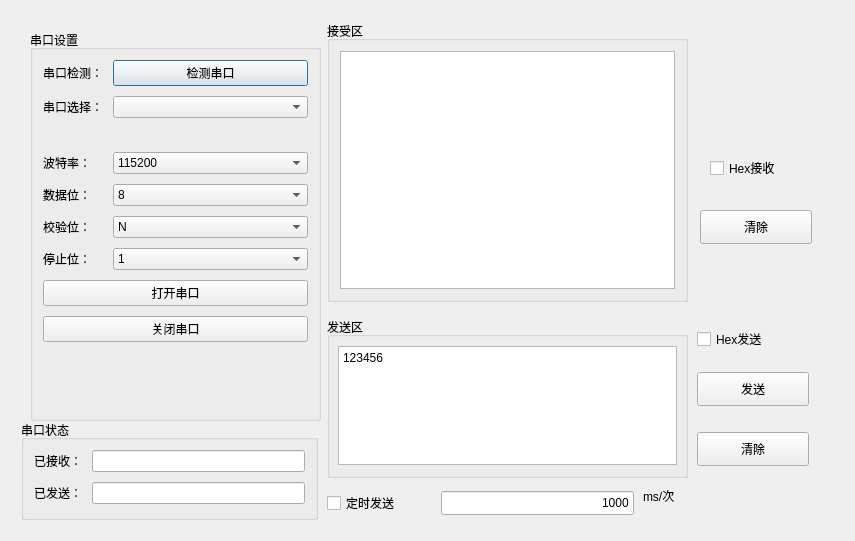
<?xml version="1.0" encoding="UTF-8"?>
<ui version="4.0">
 <class>Form</class>
 <widget class="QWidget" name="Form">
  <property name="geometry">
   <rect>
    <x>0</x>
    <y>0</y>
    <width>855</width>
    <height>541</height>
   </rect>
  </property>
  <property name="windowTitle">
   <string>Form</string>
  </property>
  <widget class="QGroupBox" name="formGroupBox">
   <property name="geometry">
    <rect>
     <x>30</x>
     <y>30</y>
     <width>291</width>
     <height>391</height>
    </rect>
   </property>
   <property name="title">
    <string>串口设置</string>
   </property>
   <layout class="QFormLayout" name="formLayout">
    <property name="horizontalSpacing">
     <number>10</number>
    </property>
    <property name="verticalSpacing">
     <number>10</number>
    </property>
    <property name="leftMargin">
     <number>10</number>
    </property>
    <property name="topMargin">
     <number>10</number>
    </property>
    <property name="rightMargin">
     <number>10</number>
    </property>
    <property name="bottomMargin">
     <number>10</number>
    </property>
    <item row="0" column="0">
     <widget class="QLabel" name="s1__lb_1">
      <property name="text">
       <string>串口检测：</string>
      </property>
     </widget>
    </item>
    <item row="0" column="1">
     <widget class="QPushButton" name="s1__box_1">
      <property name="text">
       <string>检测串口</string>
      </property>
      <property name="autoRepeatInterval">
       <number>100</number>
      </property>
      <property name="default">
       <bool>true</bool>
      </property>
     </widget>
    </item>
    <item row="1" column="0">
     <widget class="QLabel" name="s1__lb_2">
      <property name="text">
       <string>串口选择：</string>
      </property>
     </widget>
    </item>
    <item row="1" column="1">
     <widget class="QComboBox" name="s1__box_2"/>
    </item>
    <item row="3" column="0">
     <widget class="QLabel" name="s1__lb_3">
      <property name="text">
       <string>波特率：</string>
      </property>
     </widget>
    </item>
    <item row="3" column="1">
     <widget class="QComboBox" name="s1__box_3">
      <item>
       <property name="text">
        <string>115200</string>
       </property>
      </item>
      <item>
       <property name="text">
        <string>2400</string>
       </property>
      </item>
      <item>
       <property name="text">
        <string>4800</string>
       </property>
      </item>
      <item>
       <property name="text">
        <string>9600</string>
       </property>
      </item>
      <item>
       <property name="text">
        <string>14400</string>
       </property>
      </item>
      <item>
       <property name="text">
        <string>19200</string>
       </property>
      </item>
      <item>
       <property name="text">
        <string>38400</string>
       </property>
      </item>
      <item>
       <property name="text">
        <string>57600</string>
       </property>
      </item>
      <item>
       <property name="text">
        <string>76800</string>
       </property>
      </item>
      <item>
       <property name="text">
        <string>12800</string>
       </property>
      </item>
      <item>
       <property name="text">
        <string>230400</string>
       </property>
      </item>
      <item>
       <property name="text">
        <string>460800</string>
       </property>
      </item>
     </widget>
    </item>
    <item row="4" column="0">
     <widget class="QLabel" name="s1__lb_4">
      <property name="text">
       <string>数据位：</string>
      </property>
     </widget>
    </item>
    <item row="4" column="1">
     <widget class="QComboBox" name="s1__box_4">
      <item>
       <property name="text">
        <string>8</string>
       </property>
      </item>
      <item>
       <property name="text">
        <string>7</string>
       </property>
      </item>
      <item>
       <property name="text">
        <string>6</string>
       </property>
      </item>
      <item>
       <property name="text">
        <string>5</string>
       </property>
      </item>
     </widget>
    </item>
    <item row="5" column="0">
     <widget class="QLabel" name="s1__lb_5">
      <property name="text">
       <string>校验位：</string>
      </property>
     </widget>
    </item>
    <item row="5" column="1">
     <widget class="QComboBox" name="s1__box_5">
      <item>
       <property name="text">
        <string>N</string>
       </property>
      </item>
     </widget>
    </item>
    <item row="7" column="0" colspan="2">
     <widget class="QPushButton" name="open_button">
      <property name="text">
       <string>打开串口</string>
      </property>
     </widget>
    </item>
    <item row="8" column="0" colspan="2">
     <widget class="QPushButton" name="close_button">
      <property name="text">
       <string>关闭串口</string>
      </property>
     </widget>
    </item>
    <item row="6" column="0">
     <widget class="QLabel" name="s1__lb_6">
      <property name="text">
       <string>停止位：</string>
      </property>
     </widget>
    </item>
    <item row="6" column="1">
     <widget class="QComboBox" name="s1__box_6">
      <item>
       <property name="text">
        <string>1</string>
       </property>
      </item>
     </widget>
    </item>
    <item row="2" column="0" colspan="2">
     <widget class="QLabel" name="state_label">
      <property name="text">
       <string/>
      </property>
      <property name="textFormat">
       <enum>Qt::AutoText</enum>
      </property>
      <property name="scaledContents">
       <bool>true</bool>
      </property>
      <property name="alignment">
       <set>Qt::AlignRight|Qt::AlignTrailing|Qt::AlignVCenter</set>
      </property>
     </widget>
    </item>
   </layout>
  </widget>
  <widget class="QGroupBox" name="verticalGroupBox">
   <property name="geometry">
    <rect>
     <x>327</x>
     <y>21</y>
     <width>361</width>
     <height>281</height>
    </rect>
   </property>
   <property name="title">
    <string>接受区</string>
   </property>
   <layout class="QVBoxLayout" name="verticalLayout">
    <property name="leftMargin">
     <number>10</number>
    </property>
    <property name="topMargin">
     <number>10</number>
    </property>
    <property name="rightMargin">
     <number>10</number>
    </property>
    <property name="bottomMargin">
     <number>10</number>
    </property>
    <item>
     <widget class="QTextBrowser" name="s2__receive_text"/>
    </item>
   </layout>
  </widget>
  <widget class="QGroupBox" name="verticalGroupBox_2">
   <property name="geometry">
    <rect>
     <x>327</x>
     <y>317</y>
     <width>361</width>
     <height>161</height>
    </rect>
   </property>
   <property name="title">
    <string>发送区</string>
   </property>
   <widget class="QTextEdit" name="s3__send_text">
    <property name="geometry">
     <rect>
      <x>11</x>
      <y>29</y>
      <width>339</width>
      <height>119</height>
     </rect>
    </property>
    <property name="html">
     <string>&lt;!DOCTYPE HTML PUBLIC &quot;-//W3C//DTD HTML 4.0//EN&quot; &quot;http://www.w3.org/TR/REC-html40/strict.dtd&quot;&gt;
&lt;html&gt;&lt;head&gt;&lt;meta name=&quot;qrichtext&quot; content=&quot;1&quot; /&gt;&lt;style type=&quot;text/css&quot;&gt;
p, li { white-space: pre-wrap; }
&lt;/style&gt;&lt;/head&gt;&lt;body style=&quot; font-family:'SimSun'; font-size:9pt; font-weight:400; font-style:normal;&quot;&gt;
&lt;p style=&quot; margin-top:0px; margin-bottom:0px; margin-left:0px; margin-right:0px; -qt-block-indent:0; text-indent:0px;&quot;&gt;123456&lt;/p&gt;&lt;/body&gt;&lt;/html&gt;</string>
    </property>
   </widget>
  </widget>
  <widget class="QPushButton" name="s3__send_button">
   <property name="geometry">
    <rect>
     <x>697</x>
     <y>372</y>
     <width>112</width>
     <height>34</height>
    </rect>
   </property>
   <property name="text">
    <string>发送</string>
   </property>
  </widget>
  <widget class="QPushButton" name="s3__clear_button">
   <property name="geometry">
    <rect>
     <x>697</x>
     <y>432</y>
     <width>112</width>
     <height>34</height>
    </rect>
   </property>
   <property name="text">
    <string>清除</string>
   </property>
  </widget>
  <widget class="QGroupBox" name="formGroupBox">
   <property name="geometry">
    <rect>
     <x>21</x>
     <y>420</y>
     <width>297</width>
     <height>100</height>
    </rect>
   </property>
   <property name="title">
    <string>串口状态</string>
   </property>
   <layout class="QFormLayout" name="formLayout_2">
    <property name="horizontalSpacing">
     <number>10</number>
    </property>
    <property name="verticalSpacing">
     <number>10</number>
    </property>
    <property name="leftMargin">
     <number>10</number>
    </property>
    <property name="topMargin">
     <number>10</number>
    </property>
    <property name="rightMargin">
     <number>10</number>
    </property>
    <property name="bottomMargin">
     <number>10</number>
    </property>
    <item row="0" column="1">
     <widget class="QLineEdit" name="lineEdit"/>
    </item>
    <item row="1" column="0">
     <widget class="QLabel" name="label_2">
      <property name="text">
       <string>已发送：</string>
      </property>
     </widget>
    </item>
    <item row="1" column="1">
     <widget class="QLineEdit" name="lineEdit_2"/>
    </item>
    <item row="0" column="0">
     <widget class="QLabel" name="label">
      <property name="text">
       <string>已接收：</string>
      </property>
     </widget>
    </item>
   </layout>
  </widget>
  <widget class="QCheckBox" name="hex_send">
   <property name="geometry">
    <rect>
     <x>697</x>
     <y>328</y>
     <width>96</width>
     <height>22</height>
    </rect>
   </property>
   <property name="text">
    <string>Hex发送</string>
   </property>
  </widget>
  <widget class="QCheckBox" name="hex_receive">
   <property name="geometry">
    <rect>
     <x>710</x>
     <y>160</y>
     <width>71</width>
     <height>16</height>
    </rect>
   </property>
   <property name="text">
    <string>Hex接收</string>
   </property>
  </widget>
  <widget class="QPushButton" name="s2__clear_button">
   <property name="geometry">
    <rect>
     <x>700</x>
     <y>210</y>
     <width>112</width>
     <height>34</height>
    </rect>
   </property>
   <property name="text">
    <string>清除</string>
   </property>
  </widget>
  <widget class="QCheckBox" name="timer_send_cb">
   <property name="geometry">
    <rect>
     <x>327</x>
     <y>492</y>
     <width>105</width>
     <height>22</height>
    </rect>
   </property>
   <property name="text">
    <string>定时发送</string>
   </property>
  </widget>
  <widget class="QLineEdit" name="lineEdit_3">
   <property name="geometry">
    <rect>
     <x>441</x>
     <y>491</y>
     <width>193</width>
     <height>24</height>
    </rect>
   </property>
   <property name="text">
    <string>1000</string>
   </property>
   <property name="alignment">
    <set>Qt::AlignRight|Qt::AlignTrailing|Qt::AlignVCenter</set>
   </property>
  </widget>
  <widget class="QLabel" name="dw">
   <property name="geometry">
    <rect>
     <x>643</x>
     <y>487</y>
     <width>45</width>
     <height>18</height>
    </rect>
   </property>
   <property name="text">
    <string>ms/次</string>
   </property>
  </widget>
  <zorder>verticalGroupBox</zorder>
  <zorder>verticalGroupBox_2</zorder>
  <zorder>formGroupBox</zorder>
  <zorder>s3__send_button</zorder>
  <zorder>s3__clear_button</zorder>
  <zorder>formGroupBox</zorder>
  <zorder>hex_send</zorder>
  <zorder>hex_receive</zorder>
  <zorder>s2__clear_button</zorder>
  <zorder>timer_send_cb</zorder>
  <zorder>lineEdit_3</zorder>
  <zorder>dw</zorder>
 </widget>
 <resources/>
 <connections/>
</ui>
